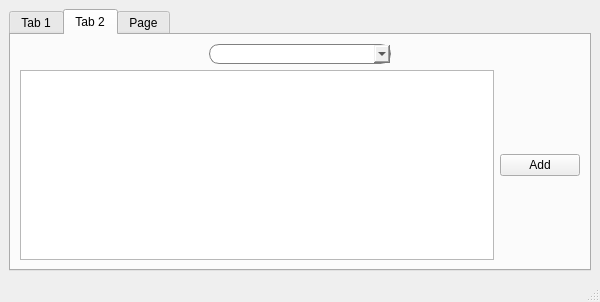
<?xml version="1.0" encoding="UTF-8"?>
<ui version="4.0">
 <class>MainWindow</class>
 <widget class="QMainWindow" name="MainWindow">
  <property name="geometry">
   <rect>
    <x>0</x>
    <y>0</y>
    <width>600</width>
    <height>300</height>
   </rect>
  </property>
  <property name="windowTitle">
   <string>MainWindow</string>
  </property>
  <widget class="QWidget" name="centralwidget">
   <layout class="QGridLayout" name="gridLayout">
    <item row="0" column="0">
     <widget class="QTabWidget" name="tabWidget">
      <property name="currentIndex">
       <number>1</number>
      </property>
      <widget class="QWidget" name="Search">
       <attribute name="title">
        <string>Tab 1</string>
       </attribute>
       <layout class="QHBoxLayout" name="horizontalLayout">
        <item>
         <widget class="QSplitter" name="splitter">
          <property name="orientation">
           <enum>Qt::Horizontal</enum>
          </property>
          <widget class="QWidget" name="verticalLayoutWidget">
           <layout class="QVBoxLayout" name="verticalLayout_2">
            <item>
             <widget class="QLabel" name="label">
              <property name="text">
               <string>Choose table:</string>
              </property>
             </widget>
            </item>
            <item>
             <widget class="QCommandLinkButton" name="alcoholic">
              <property name="text">
               <string>Alcoholic</string>
              </property>
             </widget>
            </item>
            <item>
             <widget class="QCommandLinkButton" name="bed">
              <property name="text">
               <string>Bed</string>
              </property>
             </widget>
            </item>
            <item>
             <widget class="QCommandLinkButton" name="events">
              <property name="text">
               <string>Events</string>
              </property>
             </widget>
            </item>
            <item>
             <widget class="QCommandLinkButton" name="drinks">
              <property name="text">
               <string>Drinks</string>
              </property>
             </widget>
            </item>
            <item>
             <widget class="QCommandLinkButton" name="officer">
              <property name="text">
               <string>Officer</string>
              </property>
             </widget>
            </item>
            <item>
             <spacer name="verticalSpacer">
              <property name="orientation">
               <enum>Qt::Vertical</enum>
              </property>
              <property name="sizeHint" stdset="0">
               <size>
                <width>20</width>
                <height>40</height>
               </size>
              </property>
             </spacer>
            </item>
           </layout>
          </widget>
          <widget class="QWidget" name="verticalLayoutWidget_2">
           <layout class="QVBoxLayout" name="verticalLayout_4">
            <item>
             <widget class="QGroupBox" name="selectBox">
              <property name="title">
               <string>Select query</string>
              </property>
             </widget>
            </item>
            <item>
             <spacer name="horizontalSpacer_3">
              <property name="orientation">
               <enum>Qt::Horizontal</enum>
              </property>
              <property name="sizeHint" stdset="0">
               <size>
                <width>40</width>
                <height>20</height>
               </size>
              </property>
             </spacer>
            </item>
            <item>
             <spacer name="verticalSpacer_2">
              <property name="orientation">
               <enum>Qt::Vertical</enum>
              </property>
              <property name="sizeHint" stdset="0">
               <size>
                <width>20</width>
                <height>40</height>
               </size>
              </property>
             </spacer>
            </item>
           </layout>
          </widget>
          <widget class="QWidget" name="verticalLayoutWidget_3">
           <layout class="QVBoxLayout" name="verticalLayout_6">
            <item>
             <widget class="QGroupBox" name="infoBox">
              <property name="title">
               <string>Additional info</string>
              </property>
             </widget>
            </item>
            <item>
             <spacer name="horizontalSpacer_4">
              <property name="orientation">
               <enum>Qt::Horizontal</enum>
              </property>
              <property name="sizeHint" stdset="0">
               <size>
                <width>40</width>
                <height>20</height>
               </size>
              </property>
             </spacer>
            </item>
            <item>
             <spacer name="verticalSpacer_3">
              <property name="orientation">
               <enum>Qt::Vertical</enum>
              </property>
              <property name="sizeHint" stdset="0">
               <size>
                <width>20</width>
                <height>40</height>
               </size>
              </property>
             </spacer>
            </item>
           </layout>
          </widget>
         </widget>
        </item>
       </layout>
      </widget>
      <widget class="QWidget" name="Tables">
       <attribute name="title">
        <string>Tab 2</string>
       </attribute>
       <layout class="QGridLayout" name="gridLayout_2">
        <item row="0" column="0">
         <spacer name="horizontalSpacer">
          <property name="orientation">
           <enum>Qt::Horizontal</enum>
          </property>
          <property name="sizeHint" stdset="0">
           <size>
            <width>10</width>
            <height>20</height>
           </size>
          </property>
         </spacer>
        </item>
        <item row="0" column="2">
         <spacer name="horizontalSpacer_2">
          <property name="orientation">
           <enum>Qt::Horizontal</enum>
          </property>
          <property name="sizeHint" stdset="0">
           <size>
            <width>10</width>
            <height>20</height>
           </size>
          </property>
         </spacer>
        </item>
        <item row="0" column="1">
         <widget class="QComboBox" name="tableBox">
          <property name="sizePolicy">
           <sizepolicy hsizetype="MinimumExpanding" vsizetype="Minimum">
            <horstretch>0</horstretch>
            <verstretch>0</verstretch>
           </sizepolicy>
          </property>
          <property name="cursor">
           <cursorShape>PointingHandCursor</cursorShape>
          </property>
          <property name="styleSheet">
           <string notr="true">QComboBox QAbstractItemView {
    border-bottom-right-radius: 10px;
    border-bottom-left-radius: 10px;
    background: white;
    border: 1px solid gray;
    box-shadow: transparent;
	text-align: center;
    padding: 4px 4px 4px 4px
}

QComboBox {
    border: 1px solid gray;
    border-radius: 10px;
	/* font-size: 20%; */
}

QComboBox::title {
    subcontrol-origin: margin;
    subcontrol-position: top center; /* position at the top center */
    padding: 0 3px;
    background-color: qlineargradient(x1: 0, y1: 0, x2: 0, y2: 1,
                                      stop: 0 #FFOECE, stop: 1 #FFFFFF);
}</string>
          </property>
         </widget>
        </item>
        <item row="1" column="0" colspan="3">
         <layout class="QHBoxLayout" name="horizontalLayout_2">
          <item>
           <widget class="QTableView" name="tableView"/>
          </item>
          <item>
           <layout class="QVBoxLayout" name="verticalLayout_3">
            <item>
             <spacer name="verticalSpacer_4">
              <property name="orientation">
               <enum>Qt::Vertical</enum>
              </property>
              <property name="sizeHint" stdset="0">
               <size>
                <width>20</width>
                <height>40</height>
               </size>
              </property>
             </spacer>
            </item>
            <item alignment="Qt::AlignHCenter|Qt::AlignVCenter">
             <widget class="QPushButton" name="pushButton">
              <property name="cursor">
               <cursorShape>PointingHandCursor</cursorShape>
              </property>
              <property name="text">
               <string>Add</string>
              </property>
             </widget>
            </item>
            <item>
             <spacer name="verticalSpacer_5">
              <property name="orientation">
               <enum>Qt::Vertical</enum>
              </property>
              <property name="sizeHint" stdset="0">
               <size>
                <width>20</width>
                <height>40</height>
               </size>
              </property>
             </spacer>
            </item>
           </layout>
          </item>
         </layout>
        </item>
       </layout>
      </widget>
      <widget class="QWidget" name="tab">
       <attribute name="title">
        <string>Page</string>
       </attribute>
       <layout class="QVBoxLayout" name="verticalLayout">
        <item alignment="Qt::AlignHCenter|Qt::AlignVCenter">
         <widget class="QLabel" name="label_2">
          <property name="text">
           <string>Board of honor</string>
          </property>
         </widget>
        </item>
        <item alignment="Qt::AlignHCenter">
         <widget class="QComboBox" name="honorBox">
          <property name="styleSheet">
           <string notr="true">QComboBox QAbstractItemView {
    border-bottom-right-radius: 10px;
    border-bottom-left-radius: 10px;
    background: white;
    border: 1px solid gray;
    box-shadow: transparent;
	text-align: center;
    padding: 4px 4px 4px 4px
}

QComboBox {
    border: 1px solid gray;
    border-radius: 10px;
	/* font-size: 20%; */
}

QComboBox::title {
    subcontrol-origin: margin;
    subcontrol-position: top center; /* position at the top center */
    padding: 0 3px;
    background-color: qlineargradient(x1: 0, y1: 0, x2: 0, y2: 1,
                                      stop: 0 #FFOECE, stop: 1 #FFFFFF);
}</string>
          </property>
         </widget>
        </item>
        <item>
         <widget class="QTableView" name="honor_table"/>
        </item>
       </layout>
      </widget>
     </widget>
    </item>
   </layout>
  </widget>
  <widget class="QMenuBar" name="menubar">
   <property name="geometry">
    <rect>
     <x>0</x>
     <y>0</y>
     <width>600</width>
     <height>21</height>
    </rect>
   </property>
  </widget>
  <widget class="QStatusBar" name="statusbar"/>
 </widget>
 <resources/>
 <connections/>
</ui>
